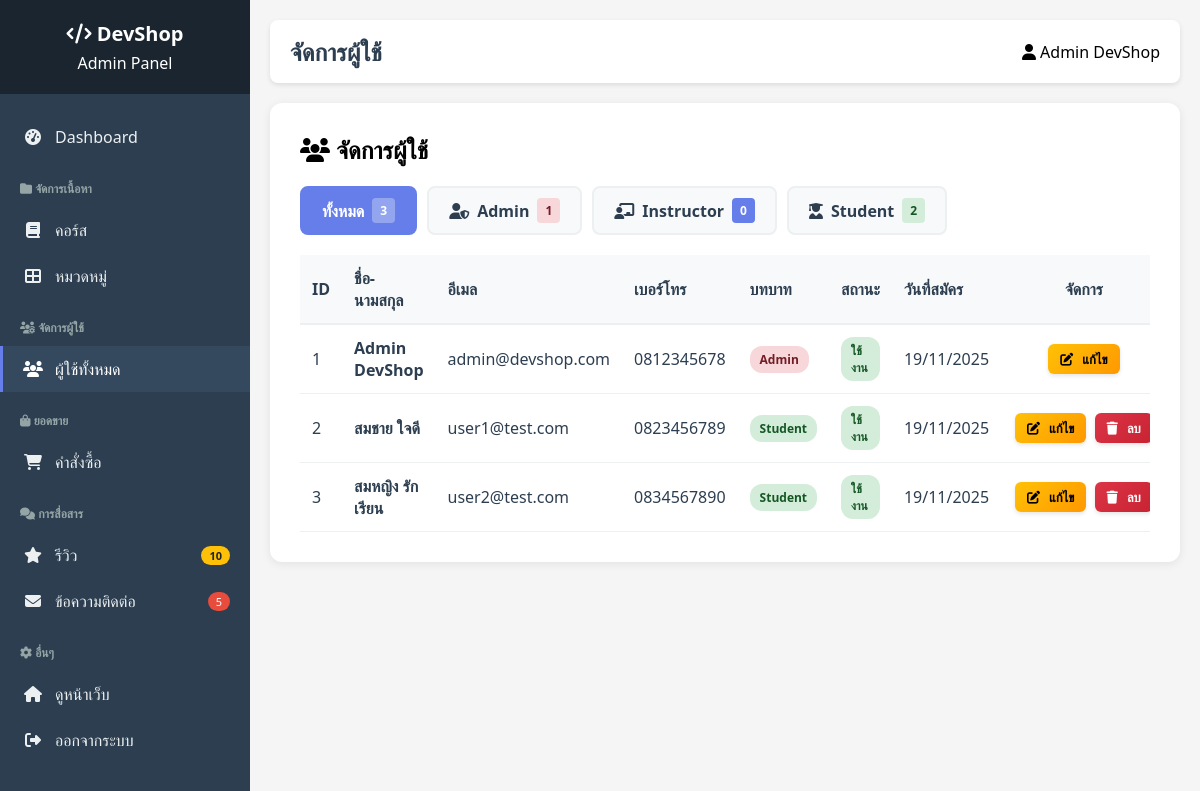
The page /admin/users.php (signed in) on the database its author committed.
### tables this page shows
CREATE TABLE `users` (
  `user_id` int NOT NULL AUTO_INCREMENT,
  `email` varchar(100) NOT NULL,
  `password` varchar(255) NOT NULL,
  `first_name` varchar(50) NOT NULL,
  `last_name` varchar(50) NOT NULL,
  `phone` varchar(20) DEFAULT NULL,
  `bio` text,
  `profile_image` varchar(255) DEFAULT NULL,
  `role` enum('student','instructor','admin') DEFAULT 'student',
  `status` enum('active','inactive','banned') DEFAULT 'active',
  `created_at` timestamp NULL DEFAULT CURRENT_TIMESTAMP,
  `updated_at` timestamp NULL DEFAULT CURRENT_TIMESTAMP ON UPDATE CURRENT_TIMESTAMP,
  PRIMARY KEY (`user_id`),
  UNIQUE KEY `email` (`email`),
  KEY `idx_email` (`email`),
  KEY `idx_role` (`role`)
);

### admin/users.php (the view, shortened to what this page needs)
<?php
require_once '../includes/config.php';
$all_users = $conn->query("SELECT * FROM users ORDER BY created_at DESC")->fetch_all(MYSQLI_ASSOC);
$filter = $_GET['role'] ?? 'all';
if ($filter == 'all') {
    $users = $all_users;
} else {
    $users = array_filter($all_users, function($user) use ($filter) {
        return $user['role'] == $filter;
    });
}
$admin_count = count(array_filter($all_users, function($u) { return $u['role'] == 'admin'; }));
$instructor_count = count(array_filter($all_users, function($u) { return $u['role'] == 'instructor'; }));
$student_count = count(array_filter($all_users, function($u) { return $u['role'] == 'student'; }));
?>
<?php include 'includes/header.php'; ?>
<link rel="stylesheet" href="../assets/css/admin-reviews.css">
<div class="content-box">
    <div style="display: flex; justify-content: space-between; align-items: center; margin-bottom: 20px;">
        <h2><i class="fas fa-users"></i> จัดการผู้ใช้</h2>
    </div>
    <div class="filter-tabs" style="margin-bottom: 20px;">
        <a href="users.php" class="filter-tab <?php echo $filter == 'all' ? 'active' : ''; ?>">
            ทั้งหมด <span class="badge"><?php echo count($all_users); ?></span>
        </a>
        <a href="?role=admin" class="filter-tab <?php echo $filter == 'admin' ? 'active' : ''; ?>">
            <i class="fas fa-user-shield"></i> Admin
            <span class="badge badge-danger"><?php echo $admin_count; ?></span>
        </a>
        <a href="?role=instructor" class="filter-tab <?php echo $filter == 'instructor' ? 'active' : ''; ?>">
            <i class="fas fa-chalkboard-teacher"></i> Instructor
            <span class="badge badge-primary"><?php echo $instructor_count; ?></span>
        </a>
        <a href="?role=student" class="filter-tab <?php echo $filter == 'student' ? 'active' : ''; ?>">
            <i class="fas fa-user-graduate"></i> Student
            <span class="badge badge-success"><?php echo $student_count; ?></span>
        </a>
    </div>
    <div class="table-responsive">
        <table>
            <thead>
                <tr>
                    <th>ID</th>
                    <th>ชื่อ-นามสกุล</th>
                    <th>อีเมล</th>
                    <th>เบอร์โทร</th>
                    <th>บทบาท</th>
                    <th>สถานะ</th>
                    <th>วันที่สมัคร</th>
                    <th>จัดการ</th>
                </tr>
            </thead>
            <tbody>
                <?php foreach ($users as $user): ?>
                    <tr>
                        <td><?php echo $user['user_id']; ?></td>
                        <td>
                            <strong><?php echo htmlspecialchars($user['first_name'] . ' ' . $user['last_name']); ?></strong>
                        </td>
                        <td><?php echo htmlspecialchars($user['email']); ?></td>
                        <td><?php echo htmlspecialchars($user['phone'] ?? '-'); ?></td>
                        <td>
                            <?php if ($user['role'] == 'admin'): ?>
                                <span class="badge badge-danger">Admin</span>
                            <?php elseif ($user['role'] == 'instructor'): ?>
                                <span class="badge badge-primary">Instructor</span>
                            <?php else: ?>
                                <span class="badge badge-success">Student</span>
                            <?php endif; ?>
                        </td>
                        <td>
                            <?php if ($user['status'] == 'active'): ?>
                                <span class="badge badge-success">ใช้งาน</span>
                            <?php else: ?>
                                <span class="badge badge-warning">ระงับ</span>
                            <?php endif; ?>
                        </td>
                        <td><?php echo date('d/m/Y', strtotime($user['created_at'])); ?></td>
                        <td style="white-space: nowrap;">
                            <a href="user_edit.php?id=<?php echo $user['user_id']; ?>" class="btn-sm btn-warning">
                                <i class="fas fa-edit"></i> แก้ไข
                            </a>
                            <?php if ($user['user_id'] != $_SESSION['user_id']): ?>
                                <a href="javascript:void(0)"
                                   class="btn-sm btn-danger"
                                   onclick="confirmDelete('คุณต้องการลบผู้ใช้นี้หรือไม่?', '?delete=<?php echo $user['user_id']; ?>')">
                                    <i class="fas fa-trash"></i> ลบ
                                </a>
                            <?php endif; ?>
                        </td>
                    </tr>
                <?php endforeach; ?>
            </tbody>
        </table>
    </div>
</div>
<?php include 'includes/footer.php'; ?>

### assets/css/admin-reviews.css (style rules this page uses)
.filter-tabs { display: flex; gap: 10px; flex-wrap: wrap; }
.filter-tab { padding: 10px 20px; background: #f8f9fa; border: 2px solid #ecf0f1; border-radius: 8px; text-decoration: none; color: #2c3e50; font-weight: 600; transition: all 0.3s; display: flex; align-items: center; gap: 8px; }
.filter-tab.active { background: #667eea; color: white; border-color: #667eea; }
.badge { background: #6c757d; color: white; padding: 3px 8px; border-radius: 10px; font-size: 12px; font-weight: 600; }
.filter-tab.active .badge { background: rgba(255, 255, 255, 0.3); }
.badge-success { background: #28a745; }
.badge-danger { background: #dc3545; }
.content-box { background: white; padding: 20px; border-radius: 8px; box-shadow: 0 2px 5px rgba(0,0,0,0.1); }
.badge { padding: 4px 8px; border-radius: 4px; font-size: 12px; font-weight: 600; }
.badge-success { background: #d4edda; color: #155724; }
.badge-danger { background: #f8d7da; color: #721c24; }
.btn-sm { padding: 5px 10px; font-size: 13px; border-radius: 4px; text-decoration: none; display: inline-flex; align-items: center; gap: 5px; transition: all 0.3s; border: none; cursor: pointer; }
.btn-warning { background: #ffc107; color: #000; }
.btn-danger { background: #dc3545; color: white; }
.table-responsive { overflow-x: auto; margin-top: 20px; }
.table-responsive table { width: 100%; border-collapse: collapse; }
.table-responsive thead { background: #f8f9fa; }
.table-responsive th { padding: 12px; text-align: left; font-weight: 600; color: #2c3e50; border-bottom: 2px solid #ecf0f1; }
.table-responsive td { padding: 12px; border-bottom: 1px solid #ecf0f1; color: #2c3e50; }
.badge-primary { background: #667eea; color: white; }
.content-box { background: white; padding: 30px; border-radius: 12px; box-shadow: 0 2px 10px rgba(0,0,0,0.08); width: 100%; }
.table-responsive td .btn-sm, .category-list td .btn-sm, .orders-table td .btn-sm, table td .btn-sm { padding: 6px 12px; font-size: 13px; border-radius: 6px; font-weight: 600; transition: all 0.3s; box-shadow: 0 2px 4px rgba(0,0,0,0.1); margin: 2px; }
.btn-sm.btn-warning { background: linear-gradient(135deg, #ffc107 0%, #ff9800 100%); color: #000; border: none; }
.btn-sm.btn-danger { background: linear-gradient(135deg, #dc3545 0%, #c82333 100%); border: none; }
table td .btn-sm i { margin-right: 4px; }
table th:last-child, table td:last-child { text-align: center; }
table tbody tr { transition: all 0.3s; }
table .badge { padding: 5px 10px; border-radius: 12px; font-size: 12px; font-weight: 600; display: inline-block; }

### admin/includes/header.php (style rules this page uses)
* { margin: 0; padding: 0; box-sizing: border-box; }
body { font-family: 'Segoe UI', Tahoma, Geneva, Verdana, sans-serif; background: #f5f5f5; }
.btn-danger { background: #e74c3c; color: white; }

### rows shown on the page
users: user_id "1", first_name+last_name "Admin DevShop", email "admin@devshop.com", phone "0812345678", role "Admin", status "ใช้งาน", created_at "19/11/2025"
users: user_id "2", first_name+last_name "สมชาย ใจดี", email "user1@test.com", phone "0823456789", role "Student", status "ใช้งาน", created_at "19/11/2025"
users: user_id "3", first_name+last_name "สมหญิง รักเรียน", email "user2@test.com", phone "0834567890", role "Student", status "ใช้งาน", created_at "19/11/2025"

### other values the page prints
$new_reviews "10"
$new_messages "5"
$page_title "จัดการผู้ใช้"
$_SESSION['user_name'] "Admin DevShop"
count($all_users) "3"
$admin_count "1"
$instructor_count "0"
$student_count "2"
